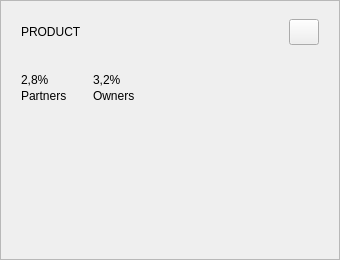
<?xml version='1.0' encoding='utf-8'?>
<ui version="4.0">
 <class>ProductCard</class>
 <widget class="QWidget" name="ProductCard">
  <property name="geometry"><rect><x>0</x><y>0</y><width>340</width><height>260</height></rect></property>
  <layout class="QVBoxLayout" name="prodRoot">
   <property name="leftMargin"><number>0</number></property>
   <property name="topMargin"><number>0</number></property>
   <property name="rightMargin"><number>0</number></property>
   <property name="bottomMargin"><number>0</number></property>
   <property name="spacing"><number>0</number></property>
   <item>
    <widget class="QFrame" name="productCard">
     <property name="frameShape"><enum>QFrame::StyledPanel</enum></property>
     <property name="role" stdset="0"><string>card</string></property>
     <layout class="QVBoxLayout" name="prodLayout">
      <property name="leftMargin"><number>20</number></property>
      <property name="topMargin"><number>18</number></property>
      <property name="rightMargin"><number>20</number></property>
      <property name="bottomMargin"><number>18</number></property>
      <property name="spacing"><number>10</number></property>
      <item>
       <layout class="QHBoxLayout" name="prodHeader">
        <item>
         <widget class="QLabel" name="prodTitle">
          <property name="text"><string>PRODUCT</string></property>
          <property name="role" stdset="0"><string>cardTitle</string></property>
         </widget>
        </item>
        <item>
         <spacer name="prodHeaderSpacer">
          <property name="orientation"><enum>Qt::Horizontal</enum></property>
          <property name="sizeHint" stdset="0"><size><width>40</width><height>20</height></size></property>
         </spacer>
        </item>
        <item>
         <widget class="QPushButton" name="productMenu">
          <property name="minimumSize"><size><width>30</width><height>26</height></size></property>
          <property name="maximumSize"><size><width>30</width><height>26</height></size></property>
          <property name="text"><string /></property>
          <property name="role" stdset="0"><string>menuBtn</string></property>
         </widget>
        </item>
       </layout>
      </item>
      <item>
       <layout class="QHBoxLayout" name="prodStatsRow">
        <property name="spacing"><number>26</number></property>
        <item>
         <layout class="QVBoxLayout" name="prodStat0">
          <property name="spacing"><number>2</number></property>
          <item>
           <widget class="QLabel" name="prodArrow0">
            <property name="minimumSize"><size><width>16</width><height>16</height></size></property>
            <property name="maximumSize"><size><width>16</width><height>16</height></size></property>
            <property name="text"><string /></property>
           </widget>
          </item>
          <item>
           <widget class="QLabel" name="prodValue0">
            <property name="text"><string>2,8%</string></property>
            <property name="role" stdset="0"><string>statValue</string></property>
           </widget>
          </item>
          <item>
           <widget class="QLabel" name="prodCap0">
            <property name="text"><string>Partners</string></property>
            <property name="role" stdset="0"><string>statCap</string></property>
           </widget>
          </item>
         </layout>
        </item>
        <item>
         <layout class="QVBoxLayout" name="prodStat1">
          <property name="spacing"><number>2</number></property>
          <item>
           <widget class="QLabel" name="prodArrow1">
            <property name="minimumSize"><size><width>16</width><height>16</height></size></property>
            <property name="maximumSize"><size><width>16</width><height>16</height></size></property>
            <property name="text"><string /></property>
           </widget>
          </item>
          <item>
           <widget class="QLabel" name="prodValue1">
            <property name="text"><string>3,2%</string></property>
            <property name="role" stdset="0"><string>statValue</string></property>
           </widget>
          </item>
          <item>
           <widget class="QLabel" name="prodCap1">
            <property name="text"><string>Owners</string></property>
            <property name="role" stdset="0"><string>statCap</string></property>
           </widget>
          </item>
         </layout>
        </item>
        <item>
         <spacer name="prodStatsSpacer">
          <property name="orientation"><enum>Qt::Horizontal</enum></property>
          <property name="sizeHint" stdset="0"><size><width>40</width><height>20</height></size></property>
         </spacer>
        </item>
       </layout>
      </item>
      <item>
       <widget class="QCustomDotMatrix" name="productMatrix" native="true">
        <property name="minimumSize"><size><width>0</width><height>96</height></size></property>
        <property name="sizePolicy">
         <sizepolicy hsizetype="Expanding" vsizetype="Expanding"><horstretch>0</horstretch><verstretch>1</verstretch></sizepolicy>
        </property>
       </widget>
      </item>
     </layout>
    </widget>
   </item>
  </layout>
 </widget>
 <customwidgets>
  <customwidget>
   <class>QCustomDotMatrix</class>
   <extends>QWidget</extends>
   <header>Custom_Widgets.QCustomDotMatrix</header>
   <container>0</container>
  </customwidget>
 <customwidget><class>QPushButton</class><extends>QPushButton</extends><header location="global">Custom_Widgets.Theme.h</header><container>1</container></customwidget><customwidget><class>QLabel</class><extends>QLabel</extends><header location="global">Custom_Widgets.Theme.h</header><container>1</container></customwidget></customwidgets>
 <connections />
</ui>
